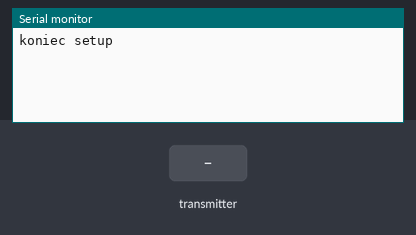
Bench run of a sketch on a simulated Arduino Uno, built with avr-gcc and run on an emulated ATmega328P. Shown: the last lines printed to the serial monitor. The inputs (shaded band) are chosen by the test bench. No radio packets arrive unless stated.

Above: at 1.2 s.
1.3 s: the transmitter starts sending i = 0
At 1.37 s:
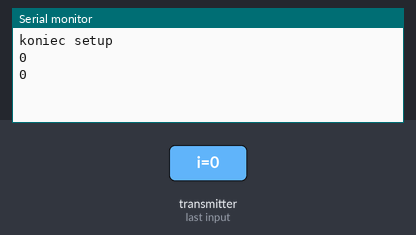
3.2 s: the transmitter starts sending i = 256
At 3.27 s:
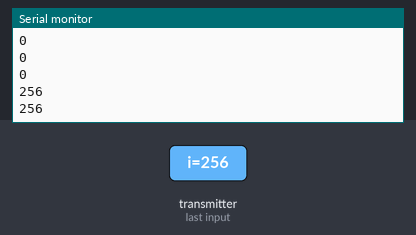

Measured:
- after the input at 1.3 s, the serial monitor: prints a new line at once (image 1)
- after the input at 3.2 s, the serial monitor: prints a new line at once (image 2)

The sketch:

odbiornik.ino
```cpp
#include <SPI.h>
#include <nRF24L01.h>
#include <RF24.h>

RF24 radio(7, 8);

const byte adress[6] = "00001";

void setup() {
  Serial.begin(9600);
  radio.begin();
  radio.openReadingPipe(0, adress);
  radio.setPALevel(RF24_PA_HIGH);
  radio.setDataRate(RF24_250KBPS);
  radio.startListening();

  Serial.println("koniec setup");
}

long old = 0;
void loop() {
  if (millis() > old + 500)
  {
    //Serial.println("a");
    old = millis() + 500;
  }

  /*if(radio.available()) {
    char text[11] = {0};
    int x = 0;
    int y = 0;
    //Serial.println("b");
    radio.read(text, sizeof(text));
    //Serial.println(text);
    sscanf(text, "%d %d", &x, &y);
    //Serial.println(x);
    //Serial.println(y);
  }*/
  int i = 0;
  if(radio.available()) {
     radio.read(&i, sizeof(int));
     Serial.println(i);
  }
}
```
